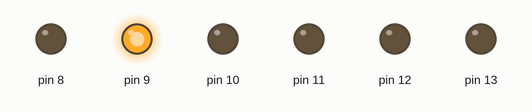
The sketch below on a simulated Arduino Uno, built with avr-gcc and run on an emulated ATmega328P. Parts: output pins drawn as LEDs (lit = HIGH). Random numbers use the default seed unless the sketch sets one.

Above: at 0.1 s.
At 5.1 s:
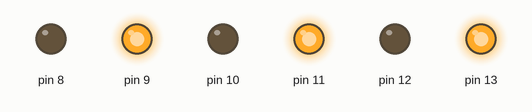
At 9.9 s:
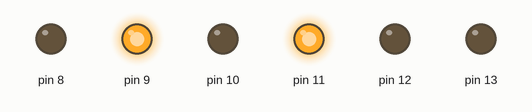
At 19.7 s:
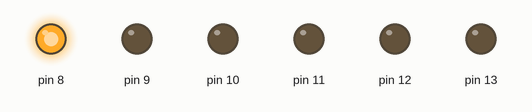
At 29.3 s:
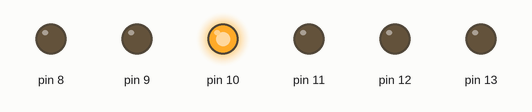
At 39.11 s:
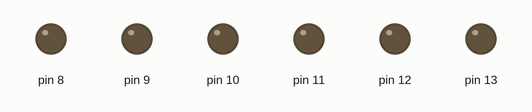
Timing chart, 0 to 40.0 s (numbered marks = the images above):
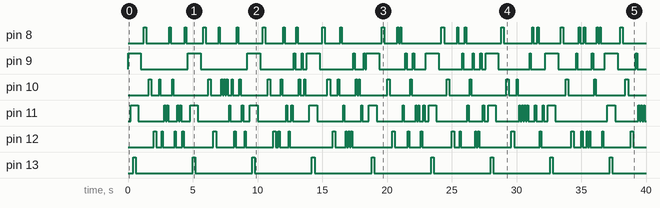

Measured:
- by itself, pin 8: LOW → HIGH at 1.2 s, → LOW 0.20 s later, → HIGH 1.8 s later, → LOW 0.10 s later, … (52 changes in this stretch)
- by itself, pin 9: LOW → HIGH at 0.00 s, → LOW 1.0 s later, → HIGH 3.6 s later, → LOW 1.0 s later, … (44 changes in this stretch)
- by itself, pin 10: LOW → HIGH at 1.6 s, → LOW 0.20 s later, → HIGH 0.60 s later, → LOW 0.10 s later, … (52 changes in this stretch)
- by itself, pin 11: LOW → HIGH at 0.20 s, → LOW 0.60 s later, → HIGH 2.0 s later, → LOW 0.10 s later, … (68 changes in this stretch)
- by itself, pin 12: LOW → HIGH at 2.0 s, → LOW 0.20 s later, → HIGH 0.40 s later, → LOW 0.10 s later, … (58 changes in this stretch)
- by itself, pin 13: alternates HIGH for 0.20 s and LOW for 4.4 s

The sketch:

JuegoDeLeds.ino
```cpp
/*
 * Nombre: Cristian Ruiz
 * Fecha:  24/10/2018
 * Tema:   Juego de leds
 */
void setup() {
  for(int i = 8; i <= 13 ; i++){
    pinMode(i,OUTPUT);
    }
}

void loop() {
  // EJERCICIO 1
  ejercicio1();// enciende los leds de los puertos 9 , 11 , 13 secuencialmente
  //EJERCICIO 2
  ejercicio2();// enciende y apaga los leds de los de los puertos 8 ,10 , 12
  // EJERCICIO 3
  ejercicio3();// enciende y apaga de manera aleatoria 10 veces los leds de los puertos del 8-13
}
void ejercicio1(){
  for(int i = 0 ; i <= 2; i++){
    digitalWrite(i*2+9,HIGH);
    delay(200);
    }
  for(int i = 2 ; i >= 0; i--){
    digitalWrite(i*2+9,LOW);
    delay(200);
    }
  }

void ejercicio2(){
  for(int i = 0 ; i <=2; i++){
    digitalWrite(i*2+8,HIGH);
    delay(200);
    digitalWrite(i*2+8,LOW);
    delay(200);
    }
  }
void ejercicio3(){
  for(int i = 0 ; i <=10; i++){
    int port = random(8,13);
    digitalWrite(port,HIGH);
    delay(100);
    digitalWrite(port,LOW);
    delay(100);
    }
  }
```
